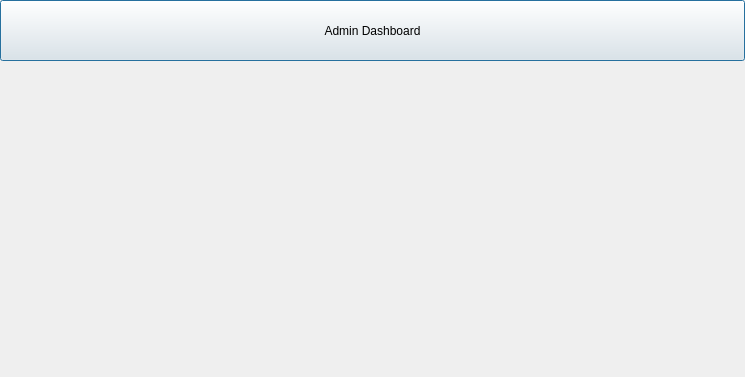
<?xml version="1.0" encoding="UTF-8"?>
<ui version="4.0">
 <class>AdminDashboard</class>
 <widget class="QDialog" name="AdminDashboard">
  <property name="geometry">
   <rect>
    <x>0</x>
    <y>0</y>
    <width>745</width>
    <height>377</height>
   </rect>
  </property>
  <property name="windowTitle">
   <string>Dialog</string>
  </property>
  <widget class="QPushButton" name="pushButton">
   <property name="geometry">
    <rect>
     <x>0</x>
     <y>0</y>
     <width>745</width>
     <height>61</height>
    </rect>
   </property>
   <property name="text">
    <string>Admin Dashboard</string>
   </property>
  </widget>
 </widget>
 <resources/>
 <connections/>
</ui>
